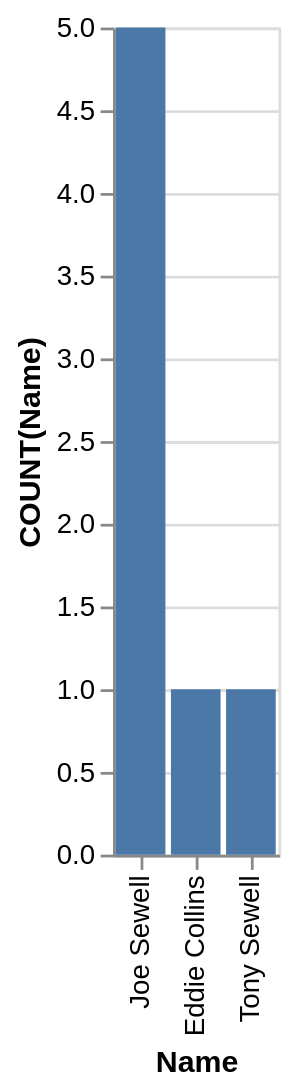

Write a Vega-Lite specification for this figure.
### Vega-Lite specification from a JSON file in a GitHub repository (floating-point values rounded to 4 significant figures)
{"data": {"values": [{"x_data": "Eddie Collins", "y_data": 1}, {"x_data": "Joe Sewell", "y_data": 5}, {"x_data": "Tony Sewell", "y_data": 1}]}, "mark": "bar", "encoding": {"x": {"field": "x_data", "type": "nominal", "title": "Name", "sort": {"op": "sum", "field": "y_data", "order": "descending"}}, "y": {"field": "y_data", "type": "quantitative", "title": "COUNT(Name)"}}}
